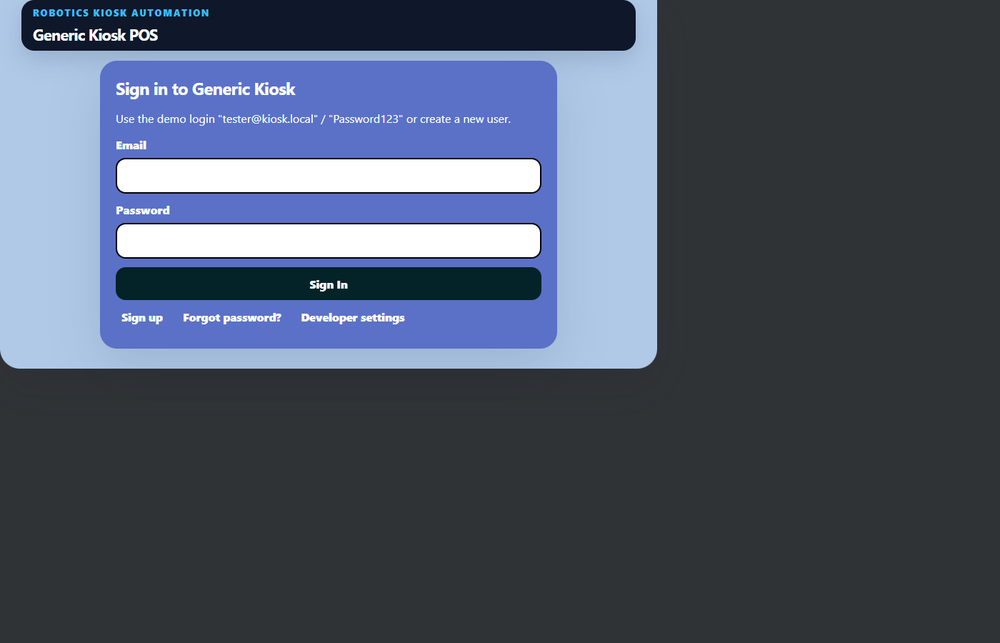
#> input picture debug_current.png, 1000 x 643 px, shrunk from 1400 x 900 before the run
$ python -i detector.py   (imports and definitions only)
#> lines starting #> are read from the running program, lines starting #| are printed output that depends on the picture; after the words box and inside, x2 and y2 are one past the last pixel; in counts of white or black regions, pixels touching at a corner belong together
#> further down, picture is the input picture: PIL image 1000x643 RGB; mean R, G, B 76.2, 85.4, 103.3
"""
Generic UI element detector using OpenCV Canny edge detection.

Finds rectangular interactive elements (buttons, inputs, dropdowns, etc.)
by their BORDERS — which always contrast with the surrounding background,
regardless of what colors the UI uses.

Algorithm:
  1. Adaptive Canny edge detection (threshold derived from image median brightness)
  2. Find all closed contours in the edge map
  3. Keep contours whose bounding rect is the right size for an interactive element
     and that approximate a rectangle (high solidity)
  4. Deduplicate overlapping detections

This works for any color scheme — light themes, dark themes, colored kiosks, etc.
"""
import cv2
import numpy as np
from PIL import Image


def detect_interactive_rects(image: Image.Image) -> list[dict]:
    """
    Return [{"bbox": [x1,y1,x2,y2], "center": [cx,cy], "hint": "interactive"}]
    sorted top-to-bottom, in original image pixel coordinates.
    """
    arr = np.array(image.convert("RGB"))
    h, w = arr.shape[:2]
#> h = 643; w = 1000

    gray = cv2.cvtColor(arr, cv2.COLOR_RGB2GRAY)
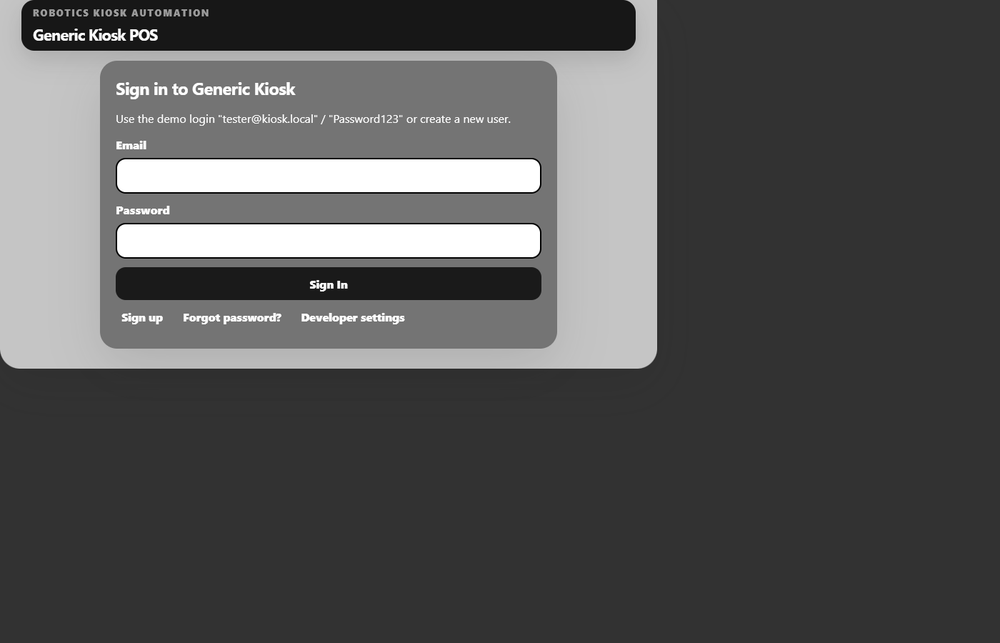
#> gray: shape (643, 1000); min 0, max 255, mean 84.5

    # Mild Gaussian blur: smooths pixel noise without blurring element borders
    blurred = cv2.GaussianBlur(gray, (3, 3), 0)

    # Auto-threshold Canny using the image median brightness.
    # This adapts to each screen's contrast level — no hardcoded values.
    v = float(np.median(blurred))
#> v = 50
    lo = max(0,   int(v * 0.33))
#> lo = 16
    hi = min(255, int(v * 1.33))
#> hi = 66
    edges = cv2.Canny(blurred, lo, hi)
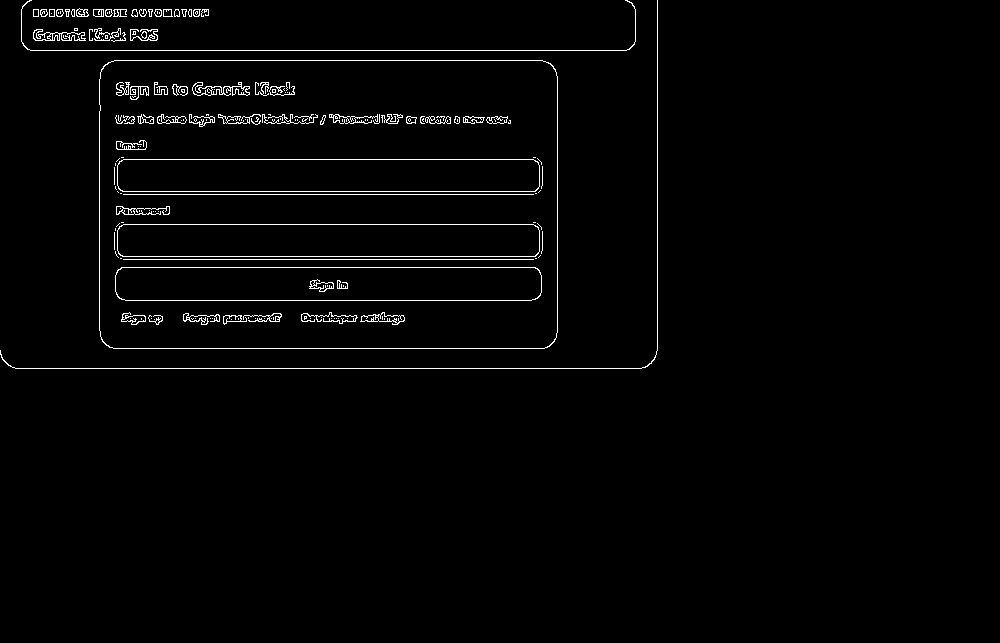
#> edges: shape (643, 1000); 1.8% white in thin lines or dots, all inside (x1, y1, x2, y2) = (0, 0, 658, 369)

    # Small dilation closes 1-2px gaps in thin element borders
    kernel = np.ones((2, 2), np.uint8)
    dilated = cv2.dilate(edges, kernel, iterations=1)
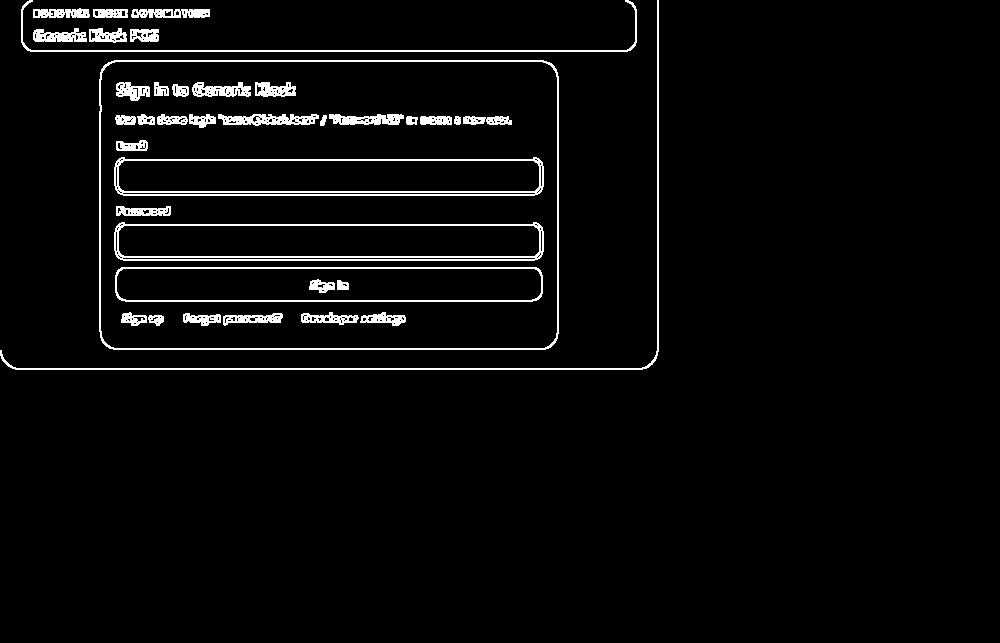
#> dilated: shape (643, 1000); 3.7% white in thin lines or dots, all inside (x1, y1, x2, y2) = (0, 0, 659, 370)

    # RETR_LIST: find all closed contours (not just outermost),
    # because interactive elements sit inside the page/card hierarchy
    contours, _ = cv2.findContours(dilated, cv2.RETR_LIST, cv2.CHAIN_APPROX_SIMPLE)
#> contours = 401 contours, 339 with area under 20; largest, box (x1, y1, x2, y2) and area: (99, 60, 559, 350) 132371, (100, 61, 558, 349) 130849, (114, 222, 544, 261) 15386, (114, 157, 544, 196) 15385, (115, 267, 543, 302) 14430

    # Size thresholds for interactive elements
    min_w = int(w * 0.08)   # at least 8% of screen width
#> min_w = 80
    max_w = int(w * 0.60)   # at most 60% of screen width (filters full-width headers)
#> max_w = 600
    min_h = 20
    max_h = int(h * 0.18)   # at most 18% of screen height (filters tall sections)
#> max_h = 115

    candidates: list[dict] = []
    for cnt in contours:
        x, y, bw, bh = cv2.boundingRect(cnt)

        if not (min_w <= bw <= max_w and min_h <= bh <= max_h):
            continue

        # Solidity: ratio of contour area to its bounding box area.
        # A closed rectangular border has area ≈ bw × bh  (solidity near 1.0).
        # Noise, text glyphs, and irregular blobs have much lower solidity.
        area = cv2.contourArea(cnt)
        if area < (bw * bh) * 0.20:
            continue

        candidates.append({
            "bbox":   [x, y, x + bw, y + bh],
            "center": [x + bw // 2, y + bh // 2],
            "hint":   "interactive",
        })
#> this loop made 401 passes
#> (x, y, bw, bh) on passes 3, 8, 10: (133, 322, 4, 3), (379, 319, 4, 3), (340, 319, 3, 5)
#> after the loop, candidates = 6 items

    result = _deduplicate(candidates)
    result.sort(key=lambda r: r["bbox"][1])
    return result


def _deduplicate(rects: list[dict], iou_thr: float = 0.40) -> list[dict]:
    """
    Remove overlapping rectangles. When two rects overlap above iou_thr,
    keep the larger one (sorted descending by area before dedup).
    """
#> called with iou_thr = 0.4
    by_area = sorted(
        rects,
        key=lambda r: (r["bbox"][2] - r["bbox"][0]) * (r["bbox"][3] - r["bbox"][1]),
        reverse=True,
    )
#> by_area = 6 items
    out: list[dict] = []
    for r in by_area:
        if not any(_iou(r["bbox"], s["bbox"]) > iou_thr for s in out):
            out.append(r)
#> this loop made 6 passes
#> after the loop, out = 3 items
    return out


def _iou(a: list[int], b: list[int]) -> float:
    ix1, iy1 = max(a[0], b[0]), max(a[1], b[1])
    ix2, iy2 = min(a[2], b[2]), min(a[3], b[3])
    inter = max(0, ix2 - ix1) * max(0, iy2 - iy1)
    if inter == 0:
        return 0.0
    aa = (a[2] - a[0]) * (a[3] - a[1])
    ab = (b[2] - b[0]) * (b[3] - b[1])
    return inter / (aa + ab - inter)

>>> from PIL import Image
>>> picture = Image.open('../../debug_current.png')
>>> result = detect_interactive_rects(picture)
#> result = 3 items
